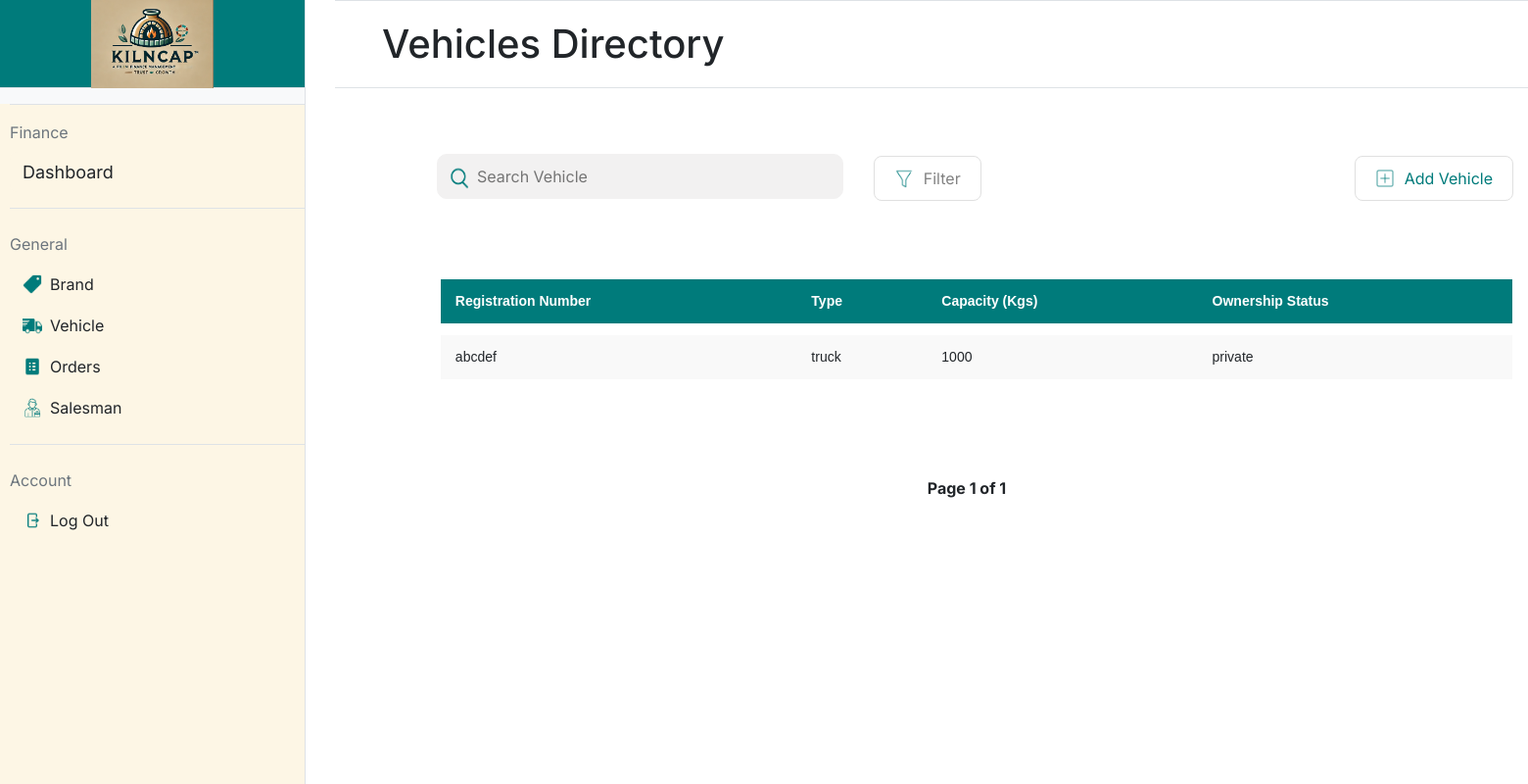
The app's page /vehicle, older data.
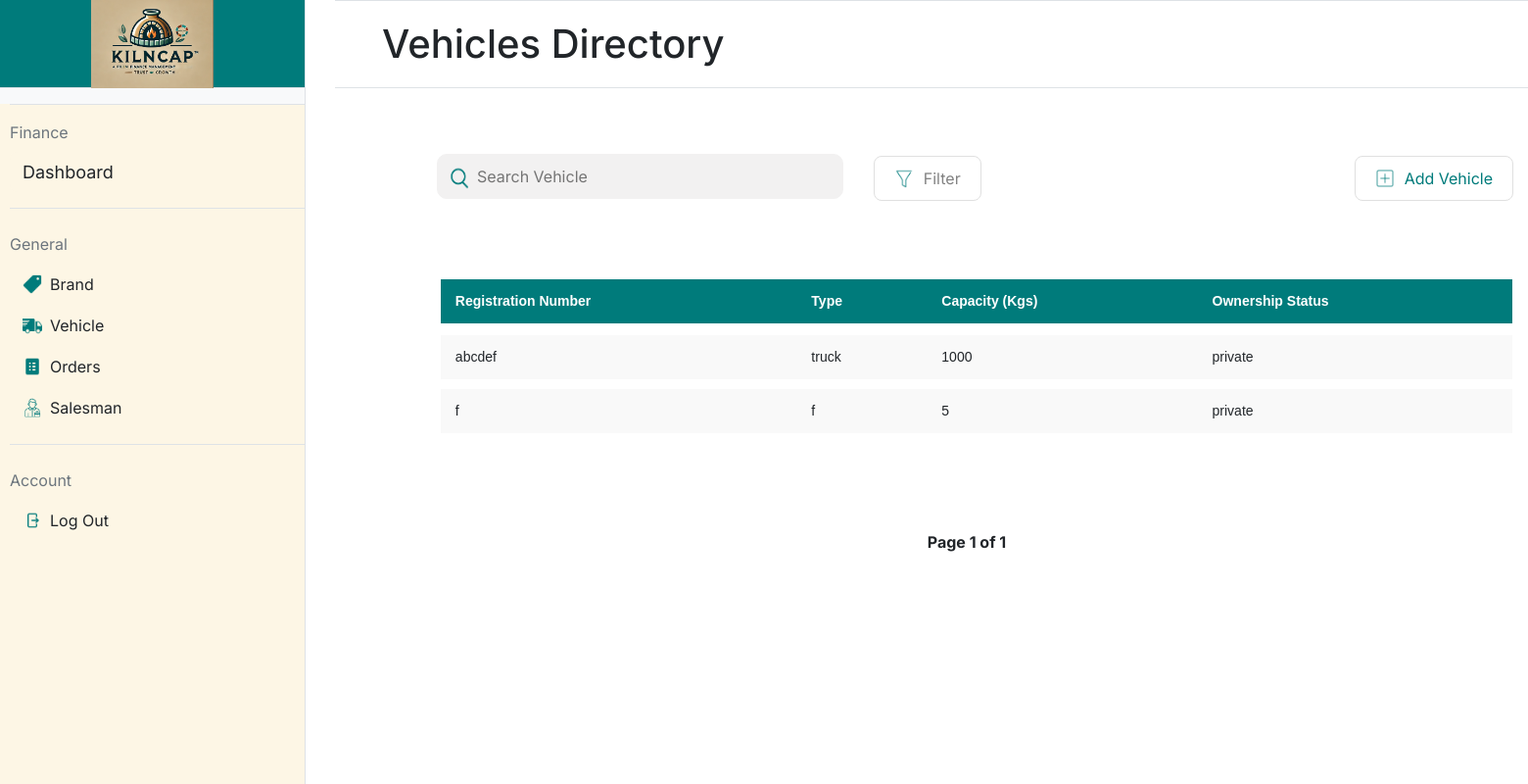
The same page, newer data.
### app.py (models this page shows, shortened)
class Vehicle(db.Model):
    __tablename__ = 'vehicles'
    id = db.Column(db.Integer, primary_key=True)
    registration_no = db.Column(db.String(20), unique=True, nullable=False)  # Vehicle registration number
    vehicle_type = db.Column(db.String(50), nullable=False)  # Type of vehicle
    capacity = db.Column(db.Integer, nullable=False)  # Capacity in kilograms
    ownership_status = db.Column(db.String(10), nullable=False)  # Ownership status (own/private)

### app.py (the view)
@app.route('/vehicle', methods=['GET'])
def vehicle():
    page = request.args.get('page', 1, type=int)  # Get the current page number from the URL query parameter
    per_page = 5  # Number of vehicles to display per page
    vehicles_paginated = Vehicle.query.paginate(page=page, per_page=per_page)  # Query the vehicles with pagination
    return render_template('vehicle.html', vehicles=vehicles_paginated.items, pagination=vehicles_paginated)

### templates/vehicle.html (shortened to what this page needs)
{% extends "base.html" %}
{% block title %}
<link rel="stylesheet" href="static/vehicle.css">
{% endblock %}
{% block mainheading %}
Vehicles Directory
{% endblock %}
{% block maincontent %}
<div>
    <table style="padding-left: 5.5%;">
        <form action="{{ url_for('vehicle_list_buttons') }}" method="post">
            <td style="width:40%; padding-left: 85px;">
                <div style="position: relative; width: 100%;">
                    <img src="/static/icons/search-icon.png"
                         alt="Search Icon"
                         style="position: absolute; left: 7px; top: 60%; transform: translateY(-50%); width: 30px; height: 30px;">
                    <input type="text"
                           placeholder="Search Vehicle"
                           style="width: 100%; padding-left: 40px;">
                </div>
            </td>
            <td style="width:10%;padding-left: 30px;padding-top:15px">
                <button class="styled-button" name="button"
                    value="filter_vehicle">
                    <img src="/static/icons/filter-icon.png" alt="Icon"
                        class="button-icon">
                    Filter
                </button>
            </td>
            <td style="padding-left: 380px;padding-top:15px">
                <button class="styled-button" name="button" value="add_vehicle">
                    <img src="/static/icons/add-icon.png" alt="Icon"
                        class="button-icon">
                    <div style="color:#007B7B">Add Vehicle</div>
                </button>
            </td>
        </form>
    </table>
    <div style="padding: 5.5%;">
        <table class="styled-table"
            style="padding-left: 20px; width: 100%; border-collapse: separate; border-spacing: 0 10px;">
            <thead>
                <tr>
                    <th>Registration Number</th>
                    <th>Type</th>
                    <th>Capacity (Kgs)</th>
                    <th>Ownership Status</th>
                </tr>
            </thead>
            <tbody>
                {% for vehicle in vehicles %}
                <tr
                    data-url="{{ url_for('vehicle_details', vehicle_id=vehicle.id) }}"
                    onclick="redirectToDetails(this)" style="cursor: pointer;">
                    <td>{{ vehicle.registration_no }}</td>
                    <td>{{ vehicle.vehicle_type }}</td>
                    <td>{{ vehicle.capacity }}</td>
                    <td>{{ vehicle.ownership_status }}</td>
                </tr>
                {% endfor %}
            </tbody>
        </table>
    </div>
    <div class="pagination">
        <span>Page {{ pagination.page }} of {{ pagination.pages }}</span>
    </div>
</div>
{% endblock %}

Row changes from the older to the newer data that the page shows:
added Vehicle: registration_no "f", vehicle_type "f", capacity "5", ownership_status "private"
